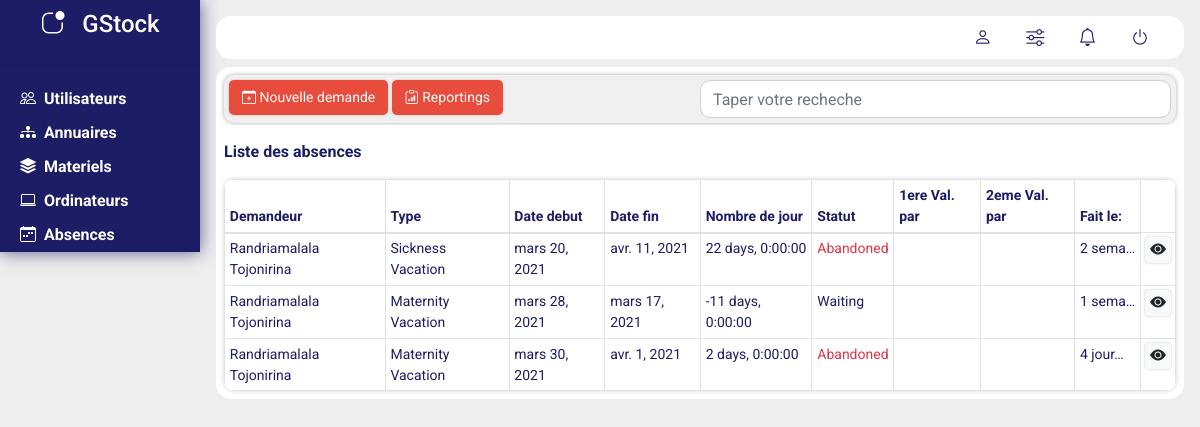
The app's page /absences/, older data.
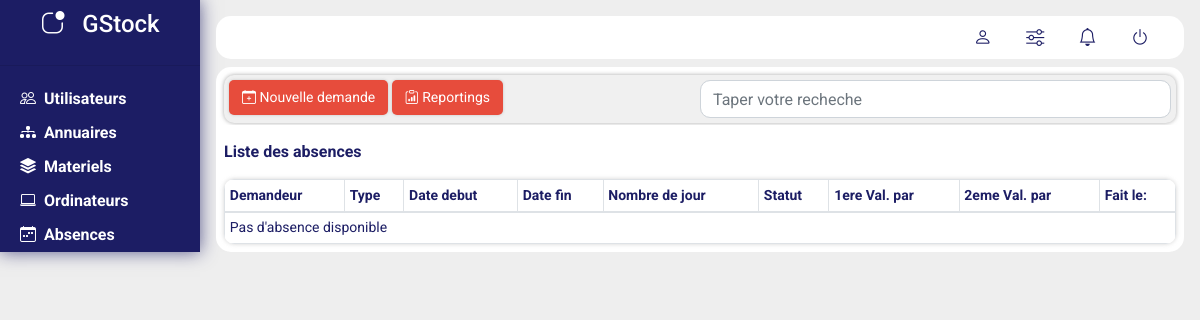
The same page, newer data.
### absences/models.py (models this page shows, shortened)
class Absences(models.Model):
    class Meta():
        db_table = "absences"
        ordering = ["created_at"]
    TYPES = (
        ('MVCT', 'Maternity Vacation'),
        ('PVCT', 'Peternity Vacation'),
        ('SVCT', 'Sickness Vacation'),
        ('PRM', 'Permission'),
        ('FRM', 'Formation'),
        ('OTH', 'Other')
    )
    STATUS = (
        (0, 'Waiting'),
        (1, 'Waiting for second validation'),
        (2, 'Validated'),
        (3, 'Abandoned'),
        (4, 'Rejected')
    )
    directory_id = models.IntegerField(help_text="The ID of person who does the request")
    types = models.CharField(max_length=20, choices=TYPES, help_text="Type of the absence (vacation|permission|external formation|other)")
    begin_date = models.DateField(help_text="Beginning date of the absence")
    end_date = models.DateField(help_text="Ending date of the absence")
    interim = models.CharField(max_length=50, null=True, help_text="The interim person")
    reasons = models.TextField(help_text="The reasons of absence")
    status = models.IntegerField(default=0, choices=STATUS, help_text="The status of absence if it is done = 1 or doing = 0 or abandoned = 2")
    validator_1 = models.CharField(null=True, max_length=50, help_text="The first responsible who valide the absence")
    first_validation_at = models.DateTimeField(null=True, help_text="Date of the first validation")
    validator_2 = models.CharField(null=True, max_length=50, help_text="The second responsible who valide the absence")
    second_validation_at = models.DateTimeField(null=True, help_text="Date of second validation and the last validation")
    justificative = models.CharField(max_length=50, null=True, help_text="Justivicative piece [optional]")
    created_at = models.DateTimeField(auto_now_add=True, help_text="Date of request")
    updated_at = models.DateTimeField(auto_now=True, null=True, help_text="Date of last update")
    def dateNumber(self):
        return self.end_date - self.begin_date
    def checkFirstValidation(self):
        if self.validator_1 == None and self.first_validation_at == None:
            return ""
        else:
            return "Valid"
    def checkSecondValidation(self):
        if self.validator_2 == None and self.second_validation_at == None:
            return ""
        else:
            return "Valid"

### absences/views.py (the view)
# urls.py: path('', AbsenceView.home, name="absence_home"),
    def home(request):
        try:
            absences = Absences.objects.raw('SELECT * FROM absences a INNER JOIN directories d ON a.directory_id = d.id')
            directories = Directories.objects.all()
        except:
            return HttpResponse("Server error", status=500)
        return render(request, "absences/home.html", {'absences':absences, 'directories':directories})

### absences/templates/absences/home.html (shortened to what this page needs)
{% extends "layout.html" %}
{% block content %}
<div class="container-fluid sublink">
    <div class="row">
        <div class="col-sm-6 col-md-6 col-lg-6 p-0">
            <a class="btn btn-option" id="add"><i class="bi bi-calendar-plus"></i> Nouvelle demande</a> <a class="btn btn-option"><i class="bi bi-clipboard-data"></i> Reportings</a>
        </div>
        <div class="col-sm-6 col-md-6 col-lg-6 p-0">
            <input type="search" class="form-control input-search" placeholder="Taper votre recheche">
        </div>
    </div>
</div>
<div class="container-fluid subtitle">
    Liste des absences
</div>
<div class="container-fluid lists p-0">
    <table class="table table-sm table-bordered table-list">
        <thead>
            <tr>
                <th>Demandeur</th>
                <th>Type</th>
                <th>Date debut</th>
                <th>Date fin</th>
                <th>Nombre de jour</th>
                <th>Statut</th>
                <th>1ere Val. par</th>
                <th>2eme Val. par</th>
                <th>Fait le:</th>
            </tr>
        </thead>
        <tbody>
            {% for absc in absences %}
                <tr>
                    <td>{{ absc.full_name }}</td>
                    <td>{{ absc.get_types_display }}</td>
                    <td>{{ absc.begin_date }}</td>
                    <td>{{ absc.end_date }}</td>
                    <td>{{ absc.dateNumber }}</td>
                    <td>
                        {% if absc.status == 2 %}
                            <span class="text-success">{{ absc.get_status_display }}</span>
                        {% elif absc.status == 3 %}
                            <span class="text-danger">{{ absc.get_status_display }}</span>
                        {% elif absc.status == 4 %}
                            <span class="text-danger">{{ absc.get_status_display }}</span>
                        {% else %}
                            {{ absc.get_status_display }}
                        {% endif %}
                    </td>
                    <td>
                    </td>
                    <td>
                    </td>
                    <td>
                        {{ absc.created_at|timesince|truncatechars:7 }}
                    </td>
                    <td class="p-1 text-center">
                        <a href="{% url 'absences:show_absence' absc.id %}" class="btn btn-light pt-0 pr-1 pl-1 pb-0"><i class="bi-eye-fill"></i></a>
                    </td>
                </tr>
            {% empty %}
            <tr>
                <td colspan="9">Pas d'absence disponible</td>
            </tr>
            {% endfor %}
        </tbody>
    </table>
</div>
{% endblock %}

Row changes from the older to the newer data that the page shows:
removed Absences: full_name "Randriamalala Tojonirina", types "Sickness Vacation", begin_date "mars 20, 2021", end_date "avr. 11, 2021", dateNumber "22 days, 0:00:00", status "Abandoned", created_at "2 sema…"
removed Absences: full_name "Randriamalala Tojonirina", types "Maternity Vacation", begin_date "mars 28, 2021", end_date "mars 17, 2021", dateNumber "-11 days, 0:00:00", status "Waiting", created_at "1 sema…"
removed Absences: full_name "Randriamalala Tojonirina", types "Maternity Vacation", begin_date "mars 30, 2021", end_date "avr. 1, 2021", dateNumber "2 days, 0:00:00", status "Abandoned", created_at "4 jour…"
Text that changed along with them:
text now shown: "Pas d'absence disponible"
